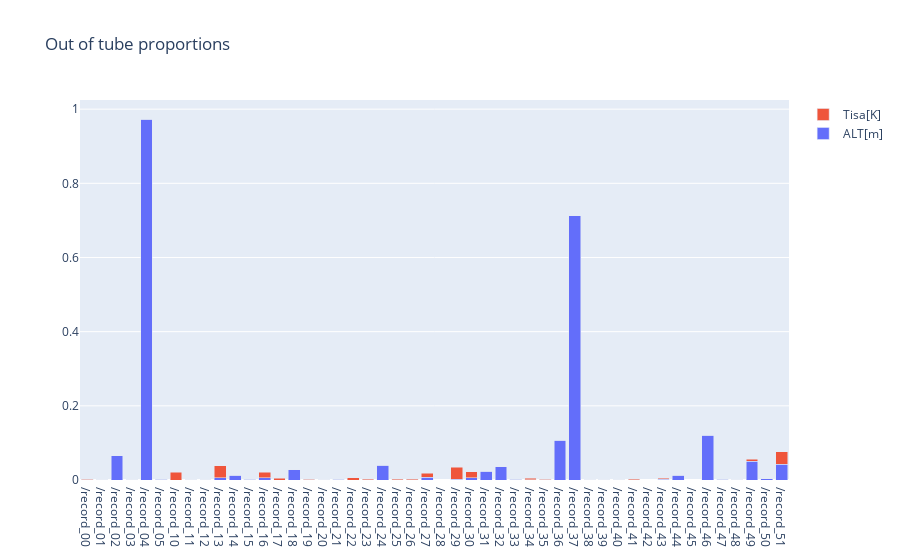

The notebook cell this image was saved under:
### Markdown cell above
Le cas des longueurs d'intervalles vides pose encore des problème. Si c'est le cas c'est que les instants sont mal calculés, mais cela peut toujours arriver.

### Code cell
T.plot_scores()

### Figure 1 — Plotly figure (JSON) as saved in the notebook; plotly's stock layout.template omitted (floating-point values rounded to 4 significant figures)
{"data": [{"name": "ALT[m]", "type": "bar", "x": ["/record_00", "/record_01", "/record_02", "/record_03", "/record_04", "/record_05", "/record_10", "/record_11", "/record_12", "/record_13", "/record_14", "/record_15", "/record_16", "/record_17", "/record_18", "/record_19", "/record_20", "/record_21", "/record_22", "/record_23", "/record_24", "/record_25", "/record_26", "/record_27", "/record_28", "/record_29", "/record_30", "/record_31", "/record_32", "/record_33", "/record_34", "/record_35", "/record_36", "/record_37", "/record_38", "/record_39", "/record_40", "/record_41", "/record_42", "/record_43", "/record_44", "/record_45", "/record_46", "/record_47", "/record_48", "/record_49", "/record_50", "/record_51"], "y": [0.0002811, 0.0009023, 0.06581, 0.0009208, 0.9734, 0.002538, 0, 0.0002946, 0.0004143, 0.006182, 0.01328, 0.001389, 0.006248, 0, 0.02764, 0.0003082, 0.001167, 0.001957, 0, 0, 0.04038, 0, 0.0005488, 0.007321, 0, 0.001728, 0.006319, 0.02295, 0.03588, 0.001624, 0.0006711, 0.0006863, 0.1071, 0.7128, 0.001138, 0.0002682, 0.0004968, 0.0004352, 0, 0.002089, 0.01337, 0, 0.1203, 0.002633, 0.000392, 0.05022, 0.003856, 0.04266]}, {"name": "Tisa[K]", "type": "bar", "x": ["/record_00", "/record_01", "/record_02", "/record_03", "/record_04", "/record_05", "/record_10", "/record_11", "/record_12", "/record_13", "/record_14", "/record_15", "/record_16", "/record_17", "/record_18", "/record_19", "/record_20", "/record_21", "/record_22", "/record_23", "/record_24", "/record_25", "/record_26", "/record_27", "/record_28", "/record_29", "/record_30", "/record_31", "/record_32", "/record_33", "/record_34", "/record_35", "/record_36", "/record_37", "/record_38", "/record_39", "/record_40", "/record_41", "/record_42", "/record_43", "/record_44", "/record_45", "/record_46", "/record_47", "/record_48", "/record_49", "/record_50", "/record_51"], "y": [0.001686, 0, 0, 0, 0, 0, 0.02128, 0.0008837, 0, 0.03273, 0, 0.0008333, 0.01428, 0.004353, 0, 0.001541, 0, 0, 0.006241, 0.001594, 0, 0.002405, 0.002744, 0.01131, 0, 0.0324, 0.0158, 0, 0, 0.0008118, 0.004362, 0.001716, 0, 0, 0, 0, 0, 0.002829, 0, 0.002089, 0, 0, 0, 0, 0, 0.005501, 0, 0.0333]}], "layout": {"barmode": "stack", "title": {"text": "Out of tube proportions"}}}
